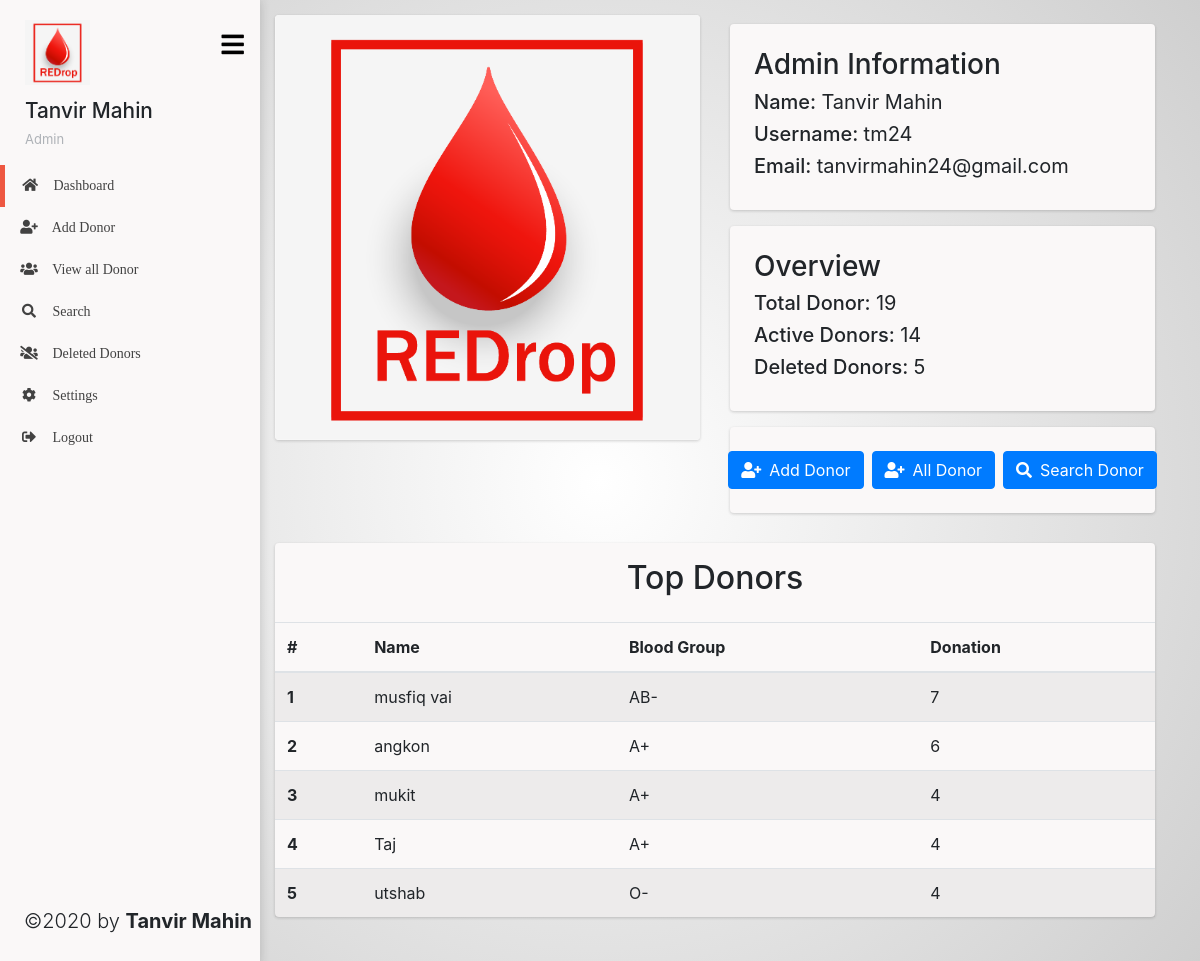
The page /dashboard/ (signed in) on the database its author committed.
### tables this page shows
CREATE TABLE `blood_donors` (
  `id` int(11) NOT NULL,
  `name` varchar(100) NOT NULL,
  `group` varchar(10) NOT NULL,
  `email` varchar(100) NOT NULL,
  `phone` varchar(20) NOT NULL,
  `address` varchar(50) NOT NULL,
  `count` int(11) NOT NULL,
  `del` tinyint(1) NOT NULL DEFAULT '0'
);

### includes/donorClass.inc.php (the view, shortened to what this page needs)
<?php
class Donor {
    function totalDonorCount($conn){
        $sql = "SELECT * FROM `blood_donors`";
        $result = mysqli_query($conn, $sql);
        echo mysqli_num_rows($result);
    }
    function activeDonorCount($conn){
        $sql = "SELECT * FROM `blood_donors` WHERE del=0";
        $result = mysqli_query($conn, $sql);
        echo mysqli_num_rows($result);
    }
    function deletedDonorCount($conn){
        $sql = "SELECT * FROM `blood_donors` WHERE del=1";
        $result = mysqli_query($conn, $sql);
        echo mysqli_num_rows($result);
    }
    function topFiveDonors($conn){
        $sql = "SELECT * FROM `blood_donors` WHERE del=0 ORDER BY count DESC LIMIT 5";
        $result = mysqli_query($conn, $sql);
        $rowcount=mysqli_num_rows($result);
        $rows = mysqli_fetch_all($result);
        for ($i = 0; $i<$rowcount; $i++) {
            echo '  <tr>
                        <th scope="row">'.($i+1).'</th>
                        <td>'.$rows[$i][1].'</td>
                        <td>'.$rows[$i][2].'</td>
                        <td>'.$rows[$i][6].'</td>
                    </tr>';
        }
    }
};

### sidebar.php (shortened to what this page needs)
<?php
    if(!isset($_SESSION['userId'])) {
        header("Location: ./index.php");
        exit();
    }
    else{
        include 'includes/donorClass.inc.php';
        $uri = explode('/',$_SERVER['REQUEST_URI']);
        $number = count($uri);
        $active = $uri[$number - 2];
        if($active == 'dashboard'){
            $dashboard = "active";
        }
        else{
            $dashboard = "";
        }
        if($active == 'search'){
            $search = "active";
        }
        else{
            $search = "";
        }
        if($active == 'add'){
            $add = "active";
        }
        else{
            $add = "";
        }
        if($active == 'settings'){
            $settings = "active";
        }
        else{
            $settings = "";
        }
        if($active == 'search'){
            $search = "active";
        }
        else{
            $search = "";
        }
        if($active == 'deleted'){
            $deleted = "active";
        }
        else{
            $deleted = "";
        }
        if($active == 'all'){
            $all = "active";
        }
        else{
            $all = "";
        }
    }
?>
<!DOCTYPE html>
<html lang="en">
<head>
    <link rel="stylesheet" href="../css/dashboard.css">
    <link rel="stylesheet" href="https://use.fontawesome.com/releases/v5.13.1/css/all.css"
>
    <link rel="stylesheet" href="https://maxcdn.bootstrapcdn.com/bootstrap/4.0.0/css/bootstrap.min.css"
>
</head>
<body>
    <div class="page-sidebar expandit">
        <div class="sidebar-inner" id="main-menu-wrapper">
            <ul class="float-right info-menu user-notify m-3">
                <button id="menu_icon"><i class="fas fa-bars" aria-hidden="true"></i></button>
            </ul>
            <div class="profile-info row ">
                <div class="profile-image ">
                    <a href="../dashboard/">
                        <img alt="" src="../img/REDrop Logo.png" class="img-fluid">
                    </a>
                </div>
                <div class="profile-details">
                    <h3>
                        <?php echo $_SESSION['name'] ?>
                    </h3>
                    <p class="profile-title">Admin</p>
                </div>
            </div>
            <ul class="wraplist">
                <li><a href="../dashboard/" class=<?php echo $dashboard; ?>><span class="sidebar-icon"><i class="fas fa-home"></i></span> <span
                            class="menu-title">Dashboard</span></a></li>
                <li><a href="../add/" class=<?php echo $add; ?>><span class="sidebar-icon"><i class="fas fa-user-plus"></i></span> <span
                            class="menu-title">Add Donor</span></a></li>
                <li><a href="../all/" class=<?php echo $all; ?>><span class="sidebar-icon"><i class="fas fa-users"></i></span> <span
                            class="menu-title">View all Donor</span></a></li>
                <li><a href="../search/" class=<?php echo $search; ?>><span class="sidebar-icon"><i class="fas fa-search"></i></span> <span
                            class="menu-title">Search</span></a></li>
                <li><a href="../deleted/" class=<?php echo $deleted; ?>><span class="sidebar-icon"><i class="fas fa-users-slash"></i></span>
                        <span class="menu-title">Deleted Donors</span></a></li>
                <li><a href="../settings/"  class=<?php echo $settings; ?>><span class="sidebar-icon"><i class="fas fa-cog"></i></span> <span
                            class="menu-title">Settings</span></a></li>
                <li><a href="../includes/logout.inc.php"><span class="sidebar-icon"><i
                                class="fas fa-sign-out-alt"></i></span> <span class="menu-title">Logout</span></a></li>
            </ul>
        </div>
        <footer class="footer">
            <h4 class="lead pl-4 pb-4">
                &copy;2020 by <span class="font-weight-bold">Tanvir Mahin</span>
            </h4>
        </footer>
    </div>

### dashboard/index.php (shortened to what this page needs)
<?php
    include '../sidebar.php';
?>
<section id="main-content">
    <section class="row wrapper main-wrapper">
        <div class="col-md-6">
            <section class="box text-left rounded">
                <img src="../img/REDrop Logo.png" alt="" class="img-fluid rounded">
            </section>
        </div>
        <div class="col-md-6">
            <section class="box text-left mt-4 p-4 h-auto rounded">
                <h3 class=" pt-0">Admin Information</h3>
                <h5 class="pt-0">Name: <span class="font-weight-normal"><?php echo $_SESSION['name'] ?></span></h5>
                <h5 class="pt-0">Username: <span class="font-weight-normal"><?php echo $_SESSION['username'] ?></span>
                </h5>
                <h5 class="pt-0">
                    Email: <span class="font-weight-normal"><?php echo $_SESSION['email'] ?></span>
                </h5>
            </section>
            <section class="box text-left p-4 mt-3 h-auto rounded">
                <h3 class=" pt-0">Overview</h3>
                <h5 class="pt-0">Total Donor: <span
                        class="font-weight-normal"><?php $donor->totalDonorCount($conn) ?></span>
                </h5>
                <h5 class="pt-0">Active Donors: <span
                        class="font-weight-normal"><?php $donor->activeDonorCount($conn) ?></span></h5>
                <h5 class="pt-0">
                    Deleted Donors: <span class="font-weight-normal"><?php $donor->deletedDonorCount($conn) ?></span>
                </h5>
            </section>
            <section class="box text-left p-4 mt-3 d-flex justify-content-center rounded">
                <a href="../add/" class="btn btn-primary "><span class="fas fa-user-plus pr-2"></span>Add Donor</a>
                <a href="../all/" class="btn btn-primary mx-2"><span class="fas fa-user-plus pr-2"></span>All Donor</a>
                <a href="../search/" class="btn btn-primary"><span class="fas fa-search pr-2"></span>Search Donor</a>
            </section>
        </div>
        <div class="col-md-12">
            <section class="box mb-5 rounded">
                <h2 class="p-3 text-center">Top Donors</h2>
                <table class="table table-striped">
                    <thead>
                        <tr>
                            <th scope="col">#</th>
                            <th scope="col">Name</th>
                            <th scope="col">Blood Group</th>
                            <th scope="col">Donation</th>
                        </tr>
                    </thead>
                    <tbody>
                        <?php $donor->topFiveDonors($conn) ?>
                    </tbody>
                </table>
            </section>
        </div>
    </section>
</section>
<?php
    include '../bottomIncludes.php';
?>

### bottomIncludes.php (shortened to what this page needs)
</body>
</html>

### css/dashboard.css (style rules this page uses)
* { padding: 0; margin: 0; box-sizing: border-box; }
body { background: rgb(255,255,255); background: radial-gradient(circle, rgba(255,255,255,1) 0%, rgba(207,207,207,1) 100%); background-attachment: fixed }
.logo-area, .logo-area, #main-content, .logo-icon, .wraplist, .page-sidebar, .profile-info, .profile-image, .profile-details, .menu-title, .profile-image a img { -webkit-transition: 600ms; -moz-transition: 600ms; -o-transition: 600ms; transition: 600ms; }
.info-menu { height: 60px; margin: 0; line-height: 50px; padding: 0 15px; display: flex; }
.info-menu button { outline: none; background: #faf8f8; border: none; font-size: 1.6rem; cursor: pointer; }
.page-sidebar { height: auto; width: 260px; position: fixed; padding: 0px; background-color: #faf8f8; margin-top: 0px; overflow: hidden; box-shadow: 0 0 10px 0 rgba(33, 33, 33, 0.2); -webkit-box-shadow: 0 0 10px 0 rgba(33, 33, 33, 0.2); -moz-box-shadow: 0 0 10px 0 rgba(33, 33, 33, 0.2); -o-box-shadow: 0 0 10px 0 rgba(33, 33, 33, 0.2); -ms-box-shadow: 0 0 10px 0 rgba(33, 33, 33, 0.2); min-height: 100%; height: auto; }
.page-sidebar .profile-info { background: transparent; padding-top: 15px; padding-bottom: 10px; padding-left: 20px; padding-right: 15px; display: flex; }
.page-sidebar .profile-image { padding-right: 5px; display: inline-block; }
.profile-info .profile-image img { height: 65px; width: 65px; float: right; top: 5px; left: 5px; position: relative; }
.profile-info .profile-details h3 { font-size: 1.3rem; margin: 19px 0px 6px 5px; }
.profile-info .profile-details .profile-title { color: rgba(174, 178, 183, 1); font-size: 13px; margin: 0px 0px 6px 5px; }
#main-menu-wrapper ul { padding: 0px; margin: 0px; padding-left: 0px; list-style-type: none; font-family: "Comfortaa"; font-weight: 400; font-size: 14px; }
#main-menu-wrapper li a { display: block; line-height: 42px; min-height: 42px; height: auto; color: #424242; text-decoration: none; padding-left: 5px; clear: both; border-left: 4px solid transparent; white-space: nowrap; }
#main-menu-wrapper li a i { display: inline-block; width: 40px; height: 34px; line-height: 34px; text-align: center; top: 0px; position: relative; }
#main-menu-wrapper li a.active { border-left: 5px solid rgba(236, 48, 20, 0.8); }
#main-content { margin-left: 260px; display: block; overflow-x: hidden; }
.main-wrapper { display: inline-block; width: 100%; padding: 0px 15px 0 15px; margin-left: 0px; margin-right: 0px; overflow-x: hidden; }
section.box { background-color: #faf8f8; margin: 15px 0; box-shadow: 0 1px 3px rgba(33, 33, 33, 0.2); -webkit-box-shadow: 0 1px 3px rgba(33, 33, 33, 0.2); -moz-box-shadow: 0 1px 3px rgba(33, 33, 33, 0.2); -o-box-shadow: 0 1px 3px rgba(33, 33, 33, 0.2); -ms-box-shadow: 0 1px 3px rgba(33, 33, 33, 0.2); }
.footer { position: absolute; bottom: 0; transition: 0.8s all ease-in-out; }

### rows shown on the page
blood_donors: name "musfiq vai", group "AB-", count "7"
blood_donors: name "angkon", group "A+", count "6"
blood_donors: name "mukit", group "A+", count "4"
blood_donors: name "Taj", group "A+", count "4"
blood_donors: name "utshab", group "O-", count "4"

### other values the page prints
$_SESSION['name'] "Tanvir Mahin"
$_SESSION['username'] "tm24"
$_SESSION['email'] "tanvirmahin24@gmail.com"
mysqli_num_rows($result) "19"
mysqli_num_rows($result) "14"
mysqli_num_rows($result) "5"
